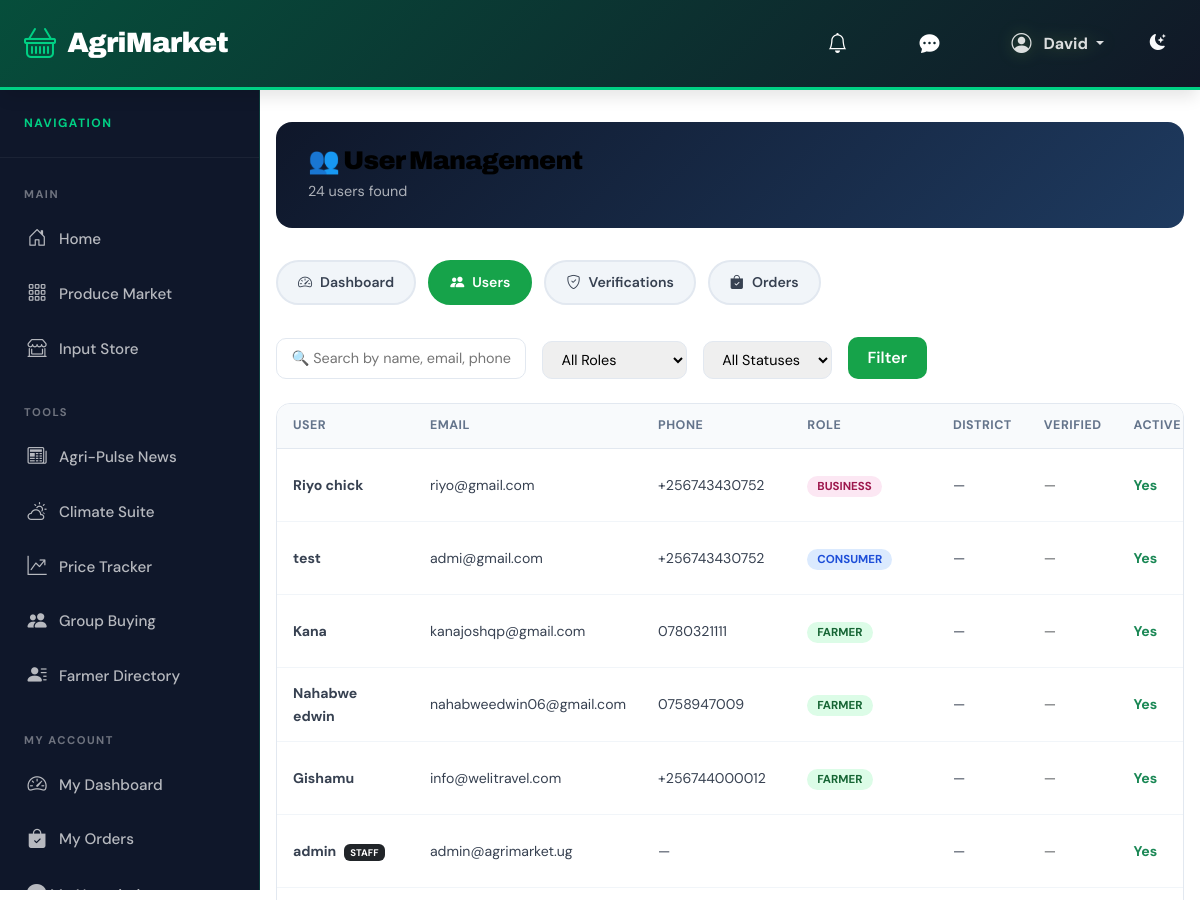
The app's page /admin-portal/users/ (signed in, upper part), older data.
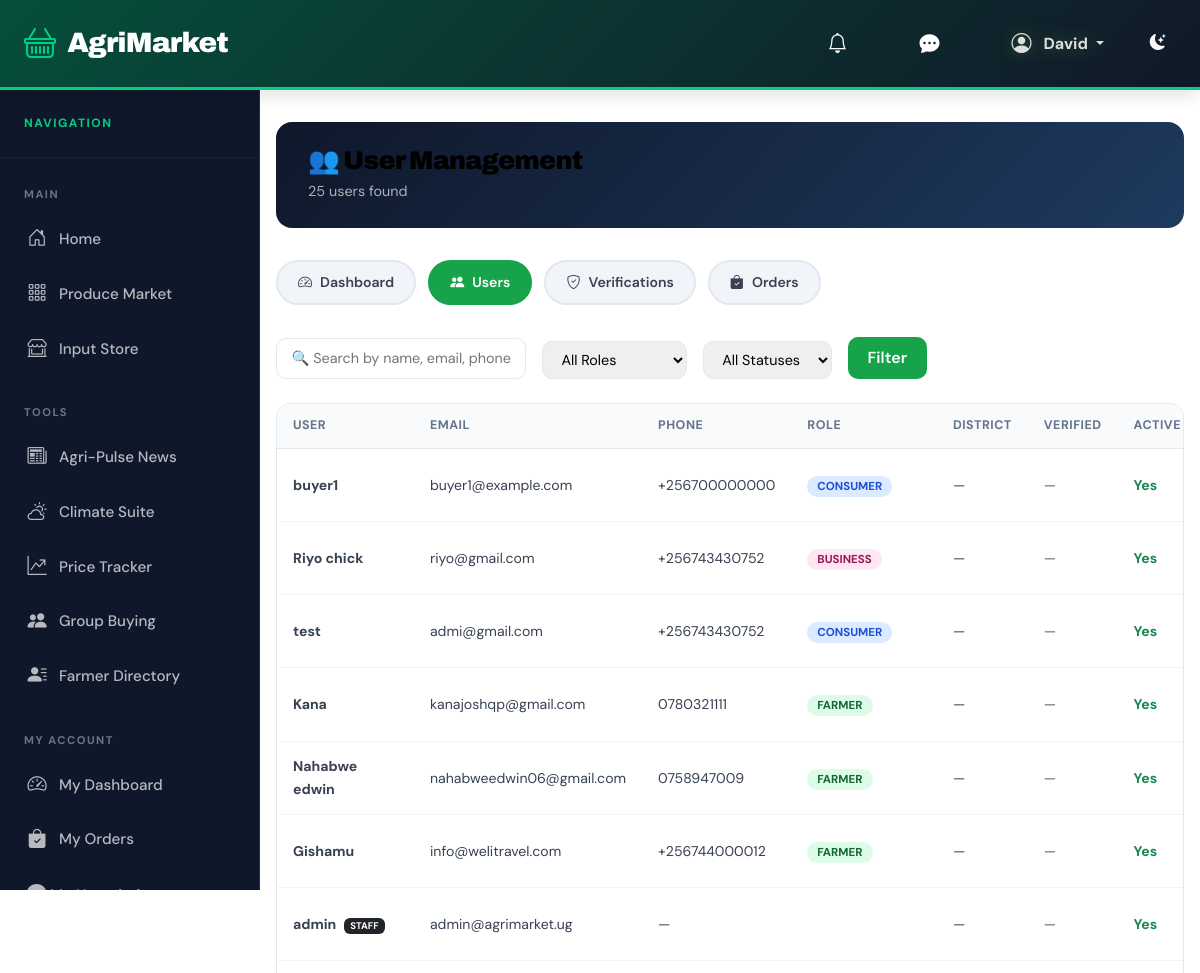
The same page, newer data.
### accounts/models.py (models this page shows, shortened)
class User(AbstractUser):
    USER_TYPES = (
        ('farmer', 'Farmer'),
        ('consumer', 'Consumer'),
        ('business', 'Business'),
        ('input_supplier', 'Input Supplier'),
        ('transporter', 'Transporter'),
    )
    user_type = models.CharField(max_length=20, choices=USER_TYPES)
    phone = models.CharField(max_length=15, blank=True)
    whatsapp_number = models.CharField(max_length=15, blank=True)
    location = models.CharField(max_length=100)
    address = models.TextField(blank=True)
    profile_picture = models.ImageField(upload_to='profiles/', blank=True, null=True)
    is_verified = models.BooleanField(default=False)
    created_at = models.DateTimeField(auto_now_add=True)
    district = models.CharField(
        max_length=100,
        choices=UGANDA_DISTRICT_CHOICES,
        blank=True
    )
    specialization = models.JSONField(
        default=list,
        blank=True,
        help_text="List of farming specializations"
    )
    first_login = models.BooleanField(default=True)

### adminportal/views.py (the view)
# urls.py: path('users/', views.user_management, name='user_management'),
@staff_required
def user_management(request):
    query = request.GET.get('q', '').strip()
    role = request.GET.get('role', '')
    status_filter = request.GET.get('status', '')
    users = User.objects.all().order_by('-date_joined')
    if query:
        users = users.filter(username__icontains=query) | \
                users.filter(email__icontains=query) | \
                users.filter(phone__icontains=query)
    if role:
        users = users.filter(user_type=role)
    if status_filter == 'active':
        users = users.filter(is_active=True)
    elif status_filter == 'inactive':
        users = users.filter(is_active=False)
    elif status_filter == 'verified':
        users = users.filter(is_verified=True)
    context = {
        'users': users,
        'query': query,
        'role': role,
        'status_filter': status_filter,
        'user_types': User.USER_TYPES,
        'total_count': users.count(),
    }
    return render(request, 'adminportal/users.html', context)

### adminportal/views.py (called while the page is built)
def staff_required(view_func):
    decorated = user_passes_test(
        lambda u: u.is_authenticated and u.is_staff,
        login_url='/accounts/login/'
    )(view_func)
    return decorated

### templates/adminportal/users.html (shortened to what this page needs)
{% extends 'base.html' %}
{% block content %}
<div class="ap-wrap">
    <div class="ap-header">
        <h1 class="fw-800 mb-1" style="font-size:1.6rem;">👥 User Management</h1>
        <p class="mb-0" style="opacity:0.65;font-size:0.9rem;">{{ total_count }} user{{ total_count|pluralize }} found</p>
    </div>
    <div class="ap-nav">
        <a href="{% url 'adminportal:dashboard' %}"><i class="bi bi-speedometer2"></i> Dashboard</a>
        <a href="{% url 'adminportal:user_management' %}" class="active"><i class="bi bi-people-fill"></i> Users</a>
        <a href="{% url 'adminportal:verification_queue' %}"><i class="bi bi-shield-check"></i> Verifications</a>
        <a href="{% url 'adminportal:order_overview' %}"><i class="bi bi-bag-check-fill"></i> Orders</a>
    </div>
    <form method="get" class="filter-bar">
        <input type="text" name="q" value="{{ query }}" placeholder="🔍 Search by name, email, phone..." style="min-width:250px;">
        <select name="role">
            <option value="">All Roles</option>
        </select>
        <select name="status">
            <option value="">All Statuses</option>
        </select>
        <button type="submit">Filter</button>
    </form>
    <div class="ap-card">
        <div class="table-responsive">
            <table class="ap-table">
                <thead>
                    <tr>
                        <th>User</th><th>Email</th><th>Phone</th><th>Role</th><th>District</th>
                        <th>Verified</th><th>Active</th><th>Joined</th><th>Action</th>
                    </tr>
                </thead>
                <tbody>
                    {% for u in users %}
                    <tr>
                        <td>
                            <strong>{{ u.username }}</strong>
                            {% if u.is_staff %}<span class="badge bg-dark ms-1" style="font-size:0.6rem;">STAFF</span>{% endif %}
                        </td>
                        <td>{{ u.email }}</td>
                        <td>{{ u.phone|default:"—" }}</td>
                        <td><span class="badge-role role-{{ u.user_type }}">{{ u.user_type|title }}</span></td>
                        <td>{{ u.district|default:"—" }}</td>
                        <td>{% if u.is_verified %}✅{% else %}<span class="text-muted">—</span>{% endif %}</td>
                        <td>{% if u.is_active %}<span class="text-success fw-bold">Yes</span>{% else %}<span class="text-danger fw-bold">No</span>{% endif %}</td>
                    </tr>
                    {% empty %}
                    <tr><td colspan="9" class="text-center text-muted py-4">No users found matching your filters.</td></tr>
                    {% endfor %}
                </tbody>
            </table>
        </div>
    </div>
</div>
{% endblock %}

Row changes from the older to the newer data that the page shows:
added User: username "buyer1", email "buyer1@example.com", phone "+256700000000", user_type "CONSUMER", district "—", is_active "Yes"
Text that changed along with them:
{{ total_count }}: "24" → "25"
